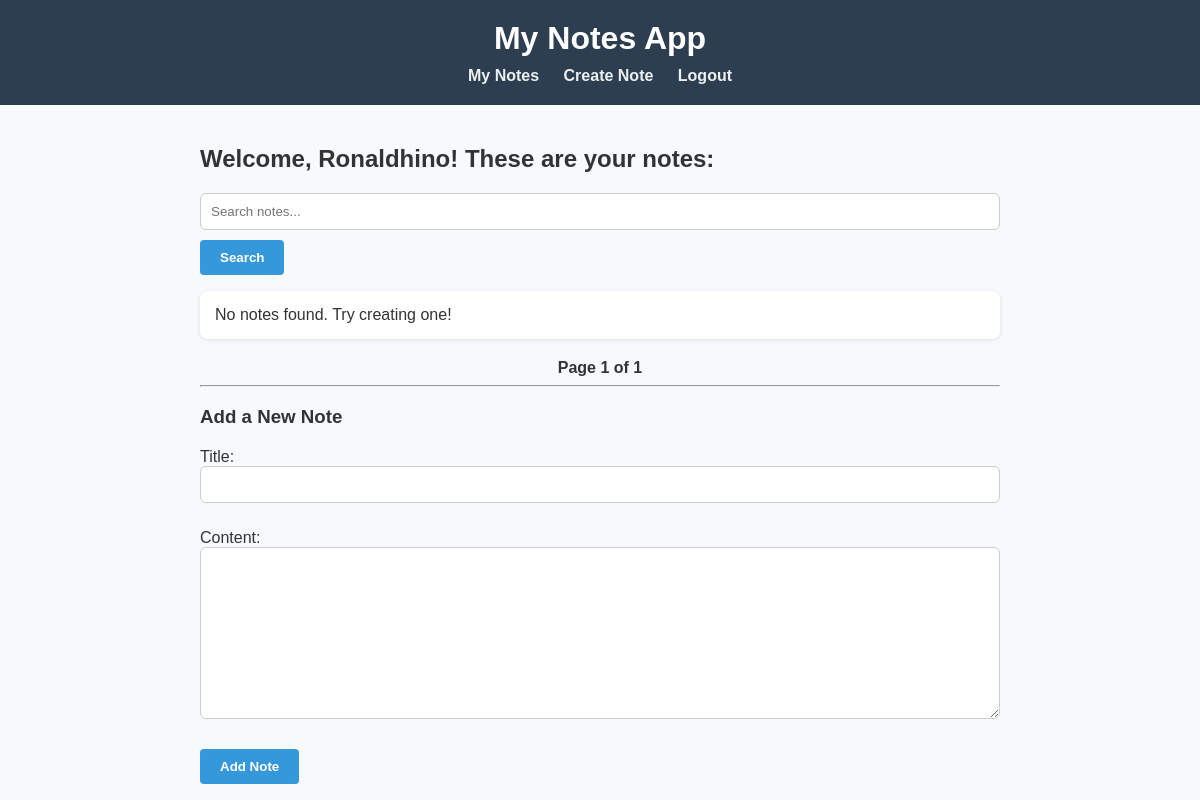
The app's page /note/ (signed in), older data.
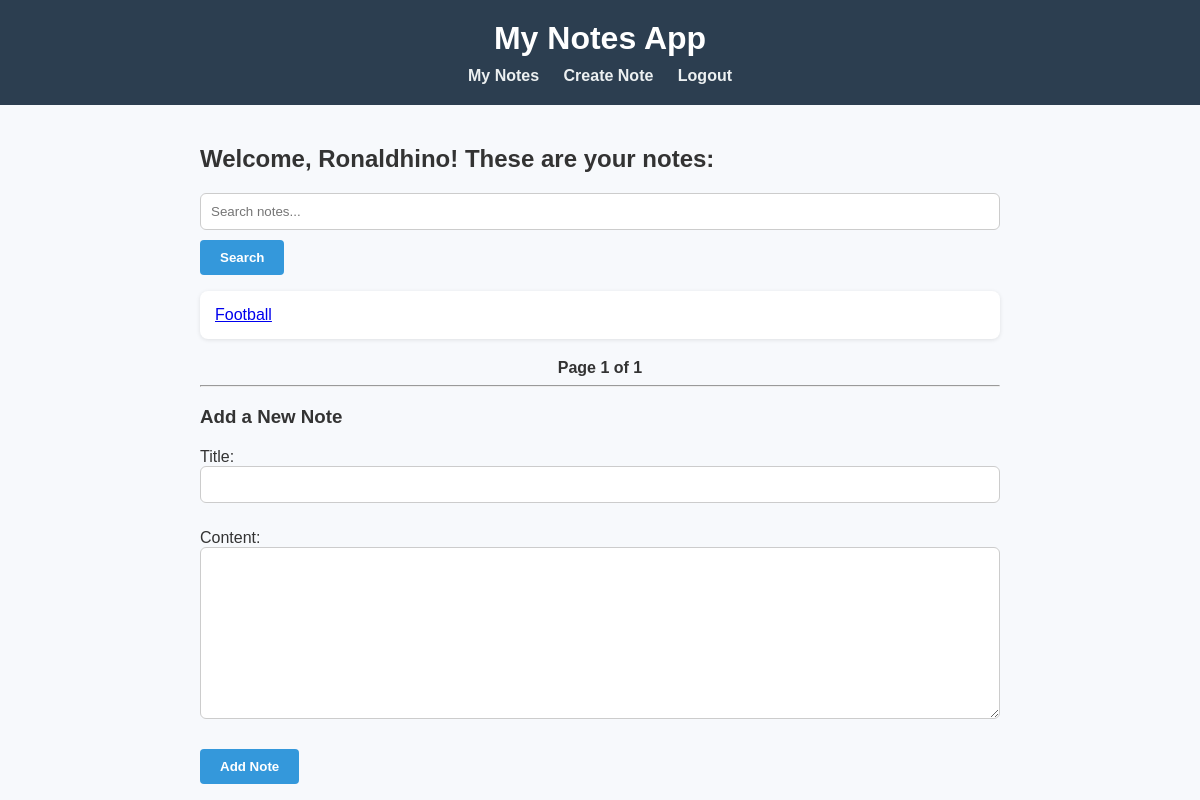
The same page, newer data.
### notes/models.py (models this page shows, shortened)
class Note(models.Model):
    user = models.ForeignKey(User, on_delete=models.CASCADE)
    title = models.CharField(max_length=200)
    content = models.TextField()
    created_at = models.DateTimeField(auto_now_add=True)
    updated_at = models.DateTimeField(auto_now=True)

### notes/views.py (the view)
# urls.py: path('note/', views.notes_list_view, name='notes'),
@login_required
def notes_list_view(request):
    if not request.user.is_authenticated:
        return redirect('login')
    notes = Note.objects.filter(user=request.user)
    if request.method == 'POST':
        form = NoteForm(request.POST)
        if form.is_valid():
            note = form.save(commit=False)
            note.user = request.user
            note.save()
            return redirect('notes')  # after saving, refresh the page
    else:
        form = NoteForm()
    query = request.GET.get('q')
    notes = Note.objects.filter(user=request.user).order_by('-created_at')
    if query:
        notes = notes.filter(Q(title__icontains=query)| Q(content__icontains=query))
    paginator = Paginator(notes, 5)
    page_number = request.GET.get('page')
    page_obj = paginator.get_page(page_number)
    return render(request, 'notes_list.html', {'notes': notes, 'form': form, 'page_obj': page_obj})

### notes/forms.py
class NoteForm(forms.ModelForm):
    class Meta:
        model = Note
        fields = ['title', 'content']

### notes/templates/notes_list.html (shortened to what this page needs)
{% extends 'base.html' %}
{% block content %}
<h2>Welcome, {{ user.username }}! These are your notes:</h2>
<form method="get" action="{% url 'notes' %}">
    <input type="text" name="q" placeholder="Search notes..." value="{{ request.GET.q }}">
    <button type="submit">Search</button>
</form>
<ul class="notes-list">
    {% for note in page_obj %}
        <li>
            <a href="{% url 'note_detail' note.id %}">{{ note.title }}</a>
        </li>
    {% empty %}
        <li>No notes found. Try creating one!</li>
    {% endfor %}
</ul>
<div class="pagination">
    <span>Page {{ page_obj.number }} of {{ page_obj.paginator.num_pages }}</span>
</div>
<hr>
<h3>Add a New Note</h3>
<form method="post">
    {{ form.as_p }}
    <button type="submit">Add Note</button>
</form>
{% endblock %}

### notes/templates/base.html (shortened to what this page needs)
{% load static %}
<!DOCTYPE html>
<html lang="en">
<head>
    <link rel="stylesheet" href="{% static 'notes/css/style.css' %}">
</head>
<body>
    <header>
        <h1>My Notes App</h1>
<nav>
    <a href="{% url 'notes' %}">My Notes</a>
    <a href="{% url 'create_note' %}">Create Note</a>
    {% if user.is_authenticated %}
        <a href="{% url 'logout' %}">Logout</a>
    {% else %}
        <a href="{% url 'login' %}">Login</a>
        <a href="{% url 'register' %}">Register</a>
    {% endif %}
</nav>
    </header>
    <main>
        {% block content %}
        {% endblock %}
    </main>
</body>
</html>

### notes/static/notes/css/style.css (style rules this page uses)
body { font-family: Arial, sans-serif; background-color: #f7f9fc; margin: 0; padding: 0; color: #333; }
header { background-color: #2c3e50; color: white; padding: 20px; text-align: center; }
header h1 { margin: 0; font-size: 2em; }
nav { margin-top: 10px; }
nav a { color: #ecf0f1; text-decoration: none; margin: 0 10px; font-weight: bold; }
main { padding: 20px; max-width: 800px; margin: auto; }
.notes-list { list-style: none; padding: 0; }
.notes-list li { background-color: white; padding: 15px; margin-bottom: 10px; border-radius: 8px; box-shadow: 0 1px 4px rgba(0,0,0,0.1); }
form { margin-top: 20px; }
form input[type="text"], form input[type="password"], form input[type="email"], form textarea { width: 100%; padding: 10px; margin-bottom: 10px; border-radius: 6px; border: 1px solid #ccc; box-sizing: border-box; }
form button { padding: 10px 20px; background-color: #3498db; color: white; border: none; border-radius: 4px; font-weight: bold; cursor: pointer; }
.pagination { margin-top: 20px; text-align: center; }
.pagination span { margin: 0 10px; font-weight: bold; }

Row changes from the older to the newer data that the page shows:
added Note: title "Football"
Text that changed along with them:
text no longer shown: "No notes found. Try creating one!"
